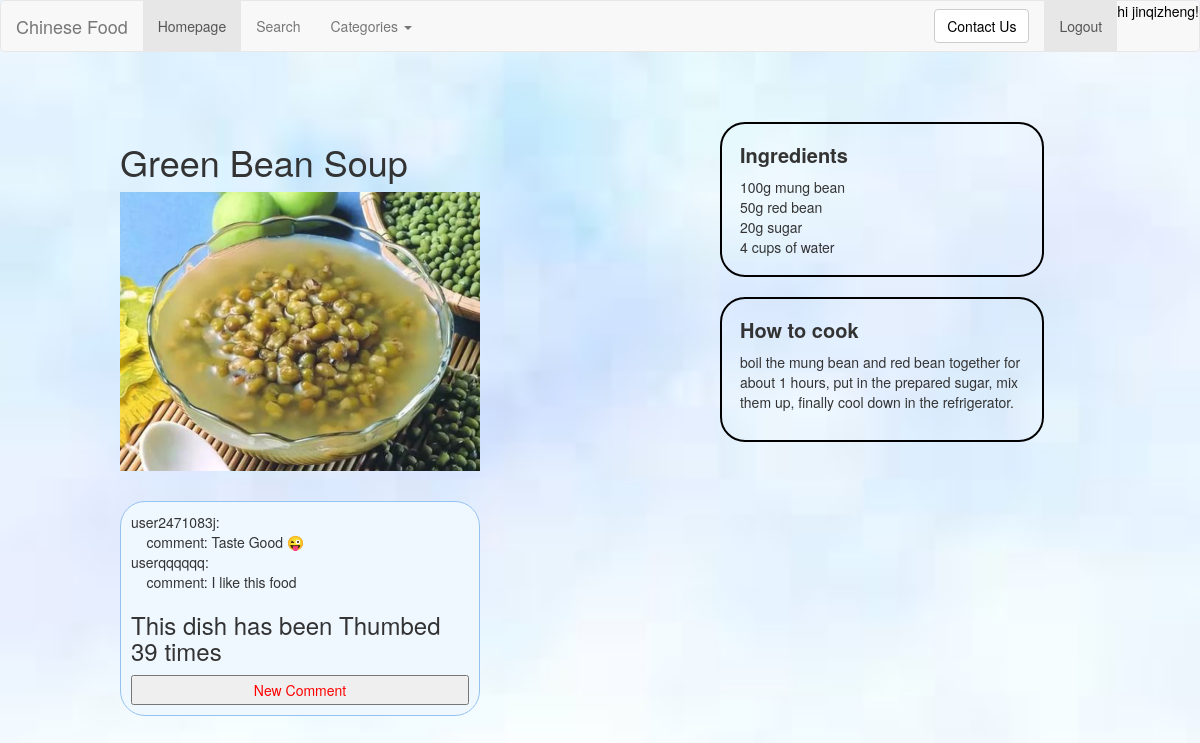
The app's page /rango/dessert1/ (signed in), older data.
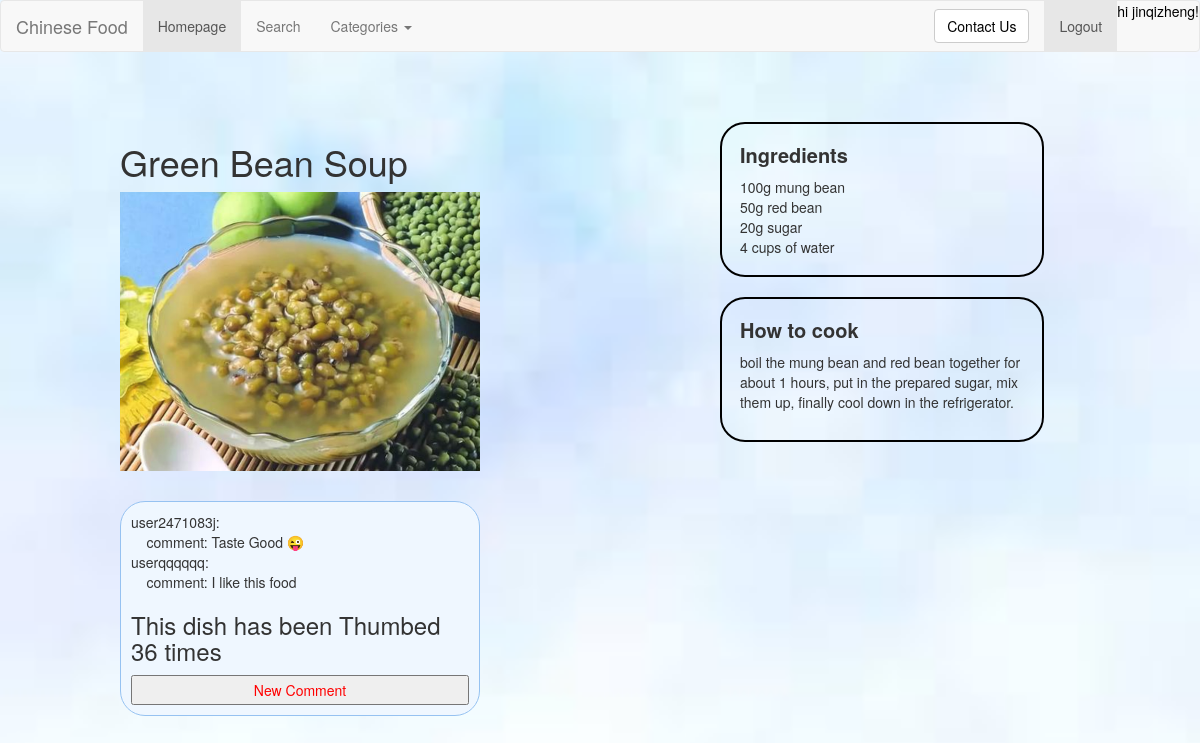
The same page, newer data.
### rango/models.py (models this page shows, shortened)
class Dish(models.Model):
    category = models.ForeignKey(Category, on_delete=models.CASCADE)
    dish = models.CharField(max_length=128, unique=True)
    url = models.CharField(max_length=128, default="https://www.allrecipes.com/recipes/1642/everyday-cooking/")
    likes = models.IntegerField(default=0)
    images = models.CharField(max_length=128, default="/static/images/photo.jpg")
    class Meta:
        verbose_name_plural = 'Dishes'

### rango/views.py (the view, shortened to what this page needs)
# urls.py: path('dessert1/', views.dessert1, name='dessert1'),
def dessert1(request):
    category_list = Category.objects.order_by('-category')
    d2 = "Green Bean Soup"
    dish = Dish.objects.get(dish=d2)
    form = DishForm()
    info_list = UserComment.objects.filter(dish=d2)
    return render(request, "rango/dessert1.html", {"info_list": info_list,
                                                   "categories": category_list,
                                                   "form": form,
                                                   "dish": dish, })

### rango/forms.py
class DishForm(forms.ModelForm):
    dish = forms.CharField(max_length=128,
                           help_text="Please enter the dish name.")
    url = forms.CharField(
        help_text="Please enter the URL of dishes introduction.")
    likes = forms.IntegerField(widget=forms.HiddenInput(), initial=0, required=False)
    images = forms.CharField(widget=forms.HiddenInput(), initial="/static/images/photo.jpg", required=False)
    class Meta:
        model = Dish
        exclude = ('category',)

### templates/rango/dessert1.html (shortened to what this page needs)
{% extends 'rango/base.html' %}
{% load staticfiles %}
{% block image_block %}
<h1>Green Bean Soup</h1>
<img src="{% static 'images/dessert1.png' %}" alt="" width="100%" id="pic">
{% endblock %}
{% block ingredients_block%}
100g mung bean<br>
50g red bean<br>
20g sugar <br>
4 cups of water<br>
{% endblock %}
{% block howToCook_block %}
boil the mung bean and red bean together for about 1 hours, put in the prepared sugar, mix them up, finally cool down in the refrigerator.
{% endblock %}

### templates/rango/base.html (shortened to what this page needs)
<!DOCTYPE html>
{% load staticfiles %}
<html>
<head>
	<link rel="stylesheet" href="https://cdn.staticfile.org/twitter-bootstrap/3.3.7/css/bootstrap.min.css">
    <link rel="stylesheet" href="{% static 'css/dish.css' %}">
</head>
<body>
<nav class="navbar navbar-default" role="navigation">
    <div class="container-fluid">
    <div class="navbar-header">
        <a class="navbar-brand" href="/rango/">Chinese Food</a>
    </div>
    <div>
        <ul class="nav navbar-nav navbar-left">
            <li class="active"><a href="/rango/">Homepage</a></li>
            <li><a href="{% url 'rango:test' %}">Search</a></li>
            <li class="dropdown">
                <a href="#" class="dropdown-toggle" data-toggle="dropdown">
                    Categories
                    <b class="caret"></b>
                </a>
            </li>
        </ul>
        <ul class="nav navbar-nav navbar-right">
            {% if user.is_authenticated %}
            <a href="{% url 'rango:userInfor' %}"> hi {{ user.username }}!</a>
            <li class="active">
                <a class="a2" href=" {% url 'auth_logout' %}?next=/rango/">Logout</a>
            </li>
        {% endif %}
        </ul>
        <form class="navbar-form navbar-right" role="search">
            <button type="submit" class="btn btn-default">
                <a href="mailto:2471083j@student.gla.ac.uk
                        subject=About Django Project">
                        Contact Us</a>
            </button>
        </form>
    </div>
    </div>
</nav>
<div class="main w1000">
    <div class="main_l f">
        <div class="slide" id="box">
            <div class="banner">
                {% block image_block %}{% endblock %}
            </div>
        </div>
        <div class="add">
            <div>
                {% for i in info_list %}
                    user{{ i.username }}: <br>
                    &nbsp&nbsp&nbsp&nbspcomment: {{ i.comment }} <br>
                {% endfor %}
                {% if user.is_authenticated %}
                <h3>This dish has been Thumbed {{ dish.likes }} times</h3>
                 <input class="input1" type="button" style="color:#ff0000" value="New Comment" id="link">
                {% endif %}
            </div>
        </div>
    </div>
    <div class="main_r r">
        <div class="ing">
            <p>Ingredients</p>
            {% block ingredients_block %}{% endblock %}
        </div>
        <div class="how">
            <p>How to cook</p>
            <div>
                {% block howToCook_block %}{% endblock %}
            </div>
        </div>
    </div>
</div>
</body>
</html>

Row changes from the older to the newer data that the page shows:
changed Dish: likes "39" → "36"
